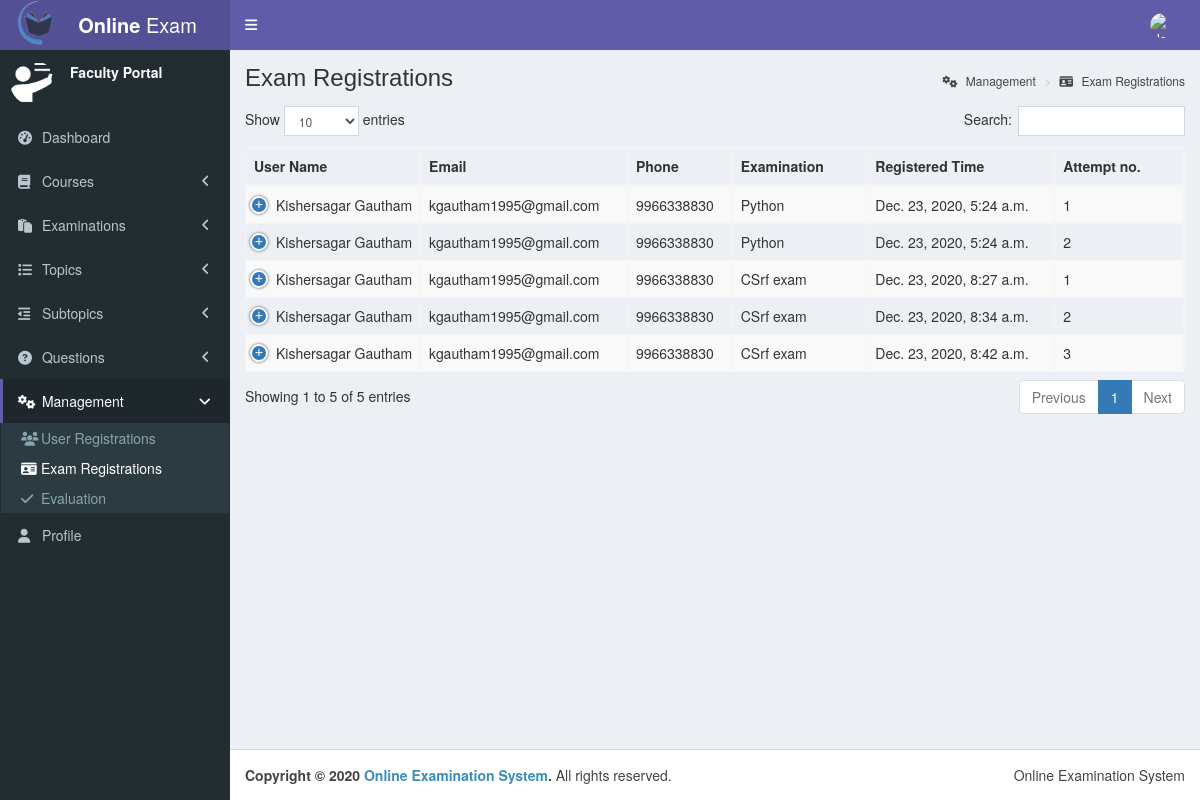
Page /faculty_exam_registrations/ (signed in) on the committed database.
### online_exam/models.py (models this page shows, shortened)
class user(models.Model):
    first_name = models.CharField(default = "", max_length = 100)
    last_name = models.CharField(default = "", max_length = 100)
    phone = models.CharField(default = "", max_length =15)
    email = models.CharField(default = "", max_length =100)
    password = models.CharField(default = "", max_length=100)
    account_type = models.IntegerField(default = 1)
    status = models.IntegerField(default = 1)
    created = models.DateTimeField(default = timezone.now)
    modified = models.DateTimeField(default = timezone.now)

class exam_detail(models.Model):
    exam_name = models.CharField(default = "", max_length = 100)
    description = models.TextField(null="True", blank=True)
    start_time = models.DateTimeField()
    end_time = models.DateTimeField()
    no_of_questions = models.IntegerField()
    attempts_allowed = models.IntegerField()
    pass_percentage = models.IntegerField()
    course_id = models.ForeignKey(course, on_delete = models.CASCADE)
    year = models.IntegerField()
    status = models.IntegerField(default = 1)
    created = models.DateTimeField(default = timezone.now)
    modified = models.DateTimeField(default = timezone.now)

class registration(models.Model):
    user_id = models.ForeignKey(user, on_delete = models.CASCADE)
    exam_id = models.ForeignKey(exam_detail, on_delete = models.CASCADE)
    attempt_no = models.IntegerField()
    registered = models.IntegerField(default = 0)
    view_answers  = models.IntegerField(default = 0)
    answered = models.IntegerField(default = 0)
    registered_time = models.DateTimeField(default = timezone.now)

### online_exam/views.py (the view)
# urls.py: url(r'^faculty_exam_registrations/$', views.faculty_exam_registrations, name='faculty_exam_registrations'),
def faculty_exam_registrations(request):
    if(request.session.get('id', False) != False and request.session.get('account_type', False) == 0):
        if request.method=='POST':
            temp=registration.objects.get(pk=request.POST['user_exam_attempt_id'])
            temp.registered=1-temp.registered
            temp.save()
            return HttpResponse(temp.registered)
        temp=registration.objects.all()
        data=[]
        for i in temp:
            data1={}
            data1['first_name']=(i.user_id).first_name
            data1['last_name']=(i.user_id).last_name
            data1['email']=(i.user_id).email
            data1['phone']=(i.user_id).phone
            data1['exam_name']=(i.exam_id).exam_name
            data1['attempt_no']=i.attempt_no
            data1['registered']=i.registered
            data1['registered_time']=i.registered_time
            data1['exam_id']=i.id;
            data.append(data1)
        return render(request ,'online_exam/faculty_exam_registrations.html',{"data":data})
    else:
        return redirect("../login")

### online_exam/templates/online_exam/faculty_exam_registrations.html (shortened to what this page needs)
<!DOCTYPE html>
{% load static %}
<html>
<head>
  <link rel="stylesheet" href="{% static "bower_components/bootstrap/dist/css/bootstrap.min.css" %}">
  <link rel="stylesheet" href="{% static "bower_components/font-awesome/css/font-awesome.min.css" %}">
  <link rel="stylesheet" href="{% static "bower_components/Ionicons/css/ionicons.min.css" %}">
  <link rel="stylesheet" href="{% static "dist/css/AdminLTE.min.css" %}">
  <link rel="stylesheet" href="{% static "dataTables.bootstrap.min.css" %}">
  <link rel="stylesheet" href="{% static "buttons.dataTables.min.css" %}">
  <link rel="stylesheet" href="{% static "responsive.bootstrap.min.css" %}">
  <link rel="stylesheet" href="{% static "dist/css/skins/skin-purple.min.css" %}">
  <link rel="stylesheet"
        href="{% static "font-awesome.css" %}">
</head>
<body class="hold-transition skin-purple sidebar-mini">
<div class="wrapper">
  <header class="main-header">
    <a href="http://localhost:8000" class="logo">
      <span class="logo-lg"><b><img src="{% static "logo.png" %}" alt="My image" style="float:left;width:45px;height:45px;"> Online</b> Exam</span>
    </a>
     <nav class="navbar navbar-static-top" role="navigation">
      <a href="#" class="sidebar-toggle" data-toggle="push-menu" role="button">
      </a>
      <div class="navbar-custom-menu">
        <ul class="nav navbar-nav">
          <li class="dropdown user user-menu">
            <a href="#" class="dropdown-toggle" data-toggle="dropdown">
              <img src="{% static "image.jpeg" %}" class="user-image" alt="User Image">
            </a>
          </li>
        </ul>
      </div>
    </nav>
  </header>
  <aside class="main-sidebar">
    <section class="sidebar">
      <div class="user-panel">
        <div class="pull-left image">
          <img src="{% static "teacher-icon.png" %}" class="img-circle" alt="User Image">
        </div>
        <div class="pull-left info">
          <p>Faculty Portal</p>
        </div>
      </div>
      <ul class="sidebar-menu" data-widget="tree">
        <li><a href="../faculty_dashboard"><i class="fa fa-dashboard"></i> <span>Dashboard</span></a></li>
        <li class="treeview">
          <a href="#"><i class="fa fa-book"></i> <span>Courses</span>
            <span class="pull-right-container">
                <i class="fa fa-angle-left pull-right"></i>
              </span>
          </a>
        </li>
        <li class="treeview">
          <a href="#"><i class="fa fa-clipboard"></i> <span>Examinations</span>
            <span class="pull-right-container">
                <i class="fa fa-angle-left pull-right"></i>
              </span>
          </a>
        </li>
        <li class="treeview">
          <a href="#"><i class="fa fa-list"></i> <span>Topics</span>
            <span class="pull-right-container">
                <i class="fa fa-angle-left pull-right"></i>
              </span>
          </a>
        </li>
        <li class="treeview">
          <a href="#"><i class="fa fa-outdent"></i> <span>Subtopics</span>
            <span class="pull-right-container">
                <i class="fa fa-angle-left pull-right"></i>
              </span>
          </a>
        </li>
        <li class="treeview">
          <a href="#"><i class="fa fa-question-circle"></i> <span>Questions</span>
            <span class="pull-right-container">
                <i class="fa fa-angle-left pull-right"></i>
              </span>
          </a>
        </li>
        <li class="treeview active">
          <a href="#"><i class="fa fa-gears"></i> <span>Management</span>
            <span class="pull-right-container">
                <i class="fa fa-angle-left pull-right"></i>
              </span>
          </a>
          <ul class="treeview-menu menu-open">
            <li><a href="../faculty_user_registrations"><i class="fa fa-users"></i>User Registrations</a></li>
            <li class="active"><a href="../faculty_exam_registrations"><i class="fa fa-drivers-license"></i>Exam Registrations</a></li>
            <li><a href="../faculty_evaluate"><i class="fa fa-check"></i>Evaluation</a></li>
          </ul>
        </li>
        <li><a href="../faculty_profile"><i class="fa fa-user"></i> <span>Profile</span></a></li>
      </ul>
    </section>
  </aside>
  <div class="content-wrapper">
    <section class="content-header">
      <h1>
        Exam Registrations
      </h1>
      <ol class="breadcrumb">
        <li><a href="#"><i class="fa fa-gears"></i> Management</a></li>
        <li><a href="#"><i class="fa fa-drivers-license"></i> Exam Registrations</a></li>
      </ol>
    </section>
    <section class="content container-fluid">
 <table id="example" class="table table-striped table-bordered nowrap" style="width:100%">
 <thead>
 <tr>
 <th>User Name</th>
 <th>Email</th>
 <th>Phone</th>
 <th>Examination</th>
 <th>Registered Time</th>
 <th>Attempt no.</th>
 </tr>
 </thead>
 <tbody>
 {% for t in data %}
    <tr>
      <td>{{ t.first_name }} {{ t.last_name }}</td>
      <td>{{ t.email }}</td>
      <td>{{ t.phone }}</td>
      <td>{{ t.exam_name }}</td>
      <td>{{t.registered_time}}</td>
      <td>{{ t.attempt_no }}</td>
      {% endfor %}
  </tr>
 </tbody>
 </table>
 </section>
  </div>
  <footer class="main-footer">
    <div class="pull-right hidden-xs">Online Examination System
    </div>
    <strong>Copyright &copy; 2020 <a href="http://localhost:8000">
        Online Examination System</a>.</strong> All rights reserved.
  </footer>
</div>
</body>
</html>

### rows in the picture
user: first_name "Kishersagar" "Kishersagar" "Kishersagar" "Kishersagar" "Kishersagar", last_name "Gautham" "Gautham" "Gautham" "Gautham" "Gautham", email "kgautham1995@gmail.com" "kgautham1995@gmail.com" "kgautham1995@gmail.com" "kgautham1995@gmail.com" "kgautham1995@gmail.com", phone "9966338830" "9966338830" "9966338830" "9966338830" "9966338830"
exam_detail: exam_name "Python" "Python"
registration: registered_time "Dec. 23, 2020, 5:24 a.m."
registration: registered_time "Dec. 23, 2020, 5:24 a.m."
exam_detail: exam_name "CSrf exam" "CSrf exam" "CSrf exam"
registration: registered_time "Dec. 23, 2020, 8:27 a.m."
registration: registered_time "Dec. 23, 2020, 8:34 a.m."
registration: registered_time "Dec. 23, 2020, 8:42 a.m."

### other values in the picture
{{ t.attempt_no }} "1" "2" "1" "2" "3"
